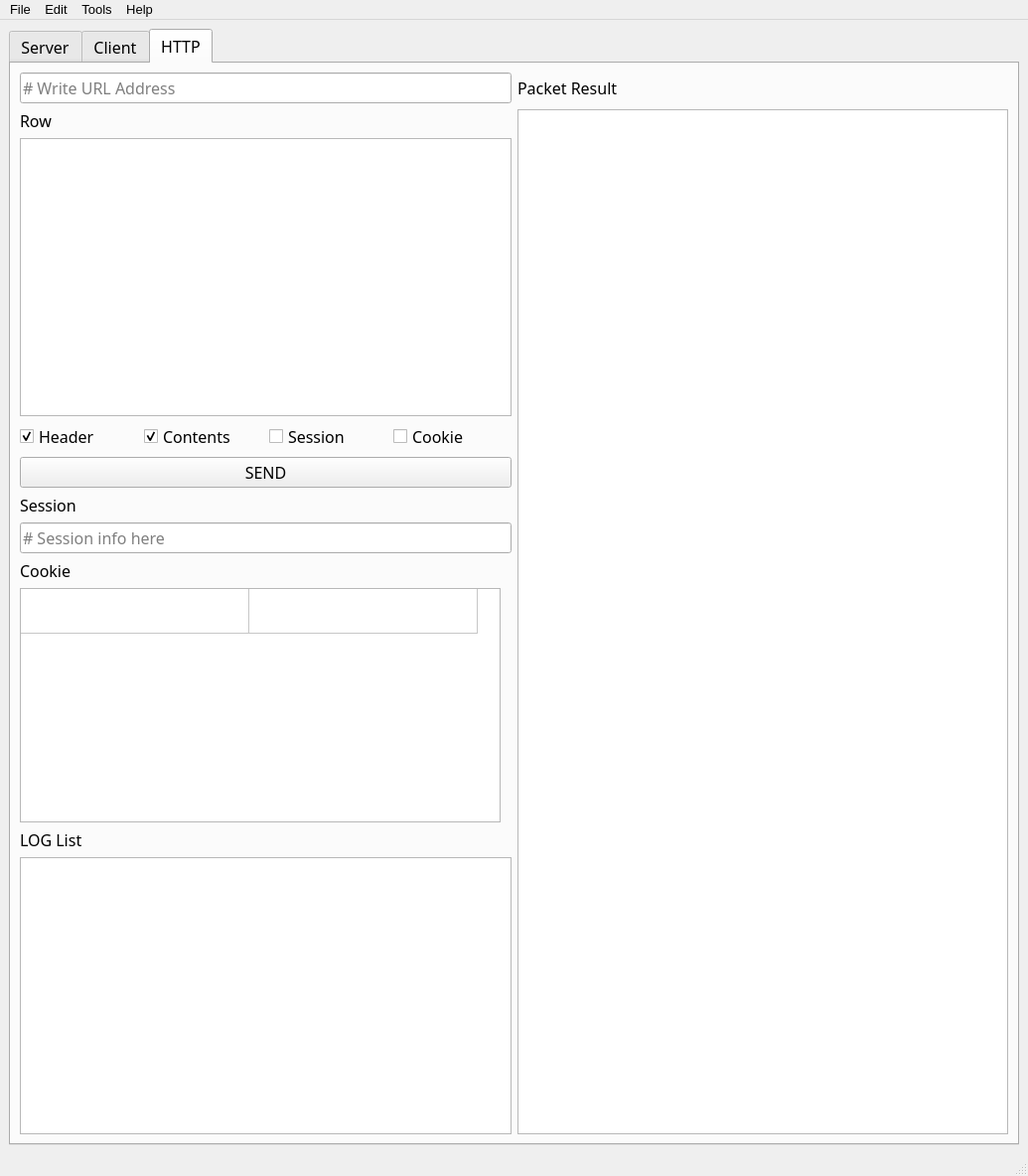
<?xml version="1.0" encoding="UTF-8"?>
<ui version="4.0">
 <class>ChatProgram</class>
 <widget class="QMainWindow" name="ChatProgram">
  <property name="geometry">
   <rect>
    <x>0</x>
    <y>0</y>
    <width>1035</width>
    <height>1184</height>
   </rect>
  </property>
  <property name="contextMenuPolicy">
   <enum>Qt::ActionsContextMenu</enum>
  </property>
  <property name="windowTitle">
   <string>Chat Program - V2.2</string>
  </property>
  <property name="autoFillBackground">
   <bool>true</bool>
  </property>
  <property name="animated">
   <bool>true</bool>
  </property>
  <property name="documentMode">
   <bool>false</bool>
  </property>
  <property name="dockNestingEnabled">
   <bool>false</bool>
  </property>
  <widget class="QWidget" name="centralwidget">
   <property name="autoFillBackground">
    <bool>false</bool>
   </property>
   <layout class="QGridLayout" name="gridLayout">
    <item row="0" column="0" rowspan="2">
     <widget class="QTabWidget" name="tabWidget">
      <property name="font">
       <font>
        <family>Agency FB</family>
        <pointsize>12</pointsize>
       </font>
      </property>
      <property name="contextMenuPolicy">
       <enum>Qt::DefaultContextMenu</enum>
      </property>
      <property name="autoFillBackground">
       <bool>false</bool>
      </property>
      <property name="tabPosition">
       <enum>QTabWidget::North</enum>
      </property>
      <property name="tabShape">
       <enum>QTabWidget::Rounded</enum>
      </property>
      <property name="currentIndex">
       <number>2</number>
      </property>
      <property name="documentMode">
       <bool>false</bool>
      </property>
      <property name="tabsClosable">
       <bool>false</bool>
      </property>
      <property name="movable">
       <bool>true</bool>
      </property>
      <property name="tabBarAutoHide">
       <bool>false</bool>
      </property>
      <widget class="QWidget" name="Server_Tab">
       <attribute name="title">
        <string>Server</string>
       </attribute>
       <widget class="QToolButton" name="Start_Button">
        <property name="geometry">
         <rect>
          <x>550</x>
          <y>10</y>
          <width>221</width>
          <height>31</height>
         </rect>
        </property>
        <property name="text">
         <string>Start</string>
        </property>
       </widget>
       <widget class="QToolButton" name="Stop_Button">
        <property name="geometry">
         <rect>
          <x>550</x>
          <y>50</y>
          <width>221</width>
          <height>31</height>
         </rect>
        </property>
        <property name="text">
         <string>Stop</string>
        </property>
       </widget>
       <widget class="QComboBox" name="IP_ComboBox">
        <property name="geometry">
         <rect>
          <x>110</x>
          <y>10</y>
          <width>431</width>
          <height>31</height>
         </rect>
        </property>
       </widget>
       <widget class="QLabel" name="IP_Label">
        <property name="geometry">
         <rect>
          <x>40</x>
          <y>10</y>
          <width>32</width>
          <height>31</height>
         </rect>
        </property>
        <property name="font">
         <font>
          <family>HY나무B</family>
          <pointsize>18</pointsize>
         </font>
        </property>
        <property name="text">
         <string>IP</string>
        </property>
       </widget>
       <widget class="QComboBox" name="PORT_ComboBox">
        <property name="geometry">
         <rect>
          <x>110</x>
          <y>50</y>
          <width>431</width>
          <height>31</height>
         </rect>
        </property>
       </widget>
       <widget class="QTextBrowser" name="Message_Browser">
        <property name="geometry">
         <rect>
          <x>20</x>
          <y>130</y>
          <width>751</width>
          <height>781</height>
         </rect>
        </property>
       </widget>
       <widget class="QTextEdit" name="Broadcase_Edit">
        <property name="geometry">
         <rect>
          <x>20</x>
          <y>920</y>
          <width>751</width>
          <height>81</height>
         </rect>
        </property>
        <property name="html">
         <string>&lt;!DOCTYPE HTML PUBLIC &quot;-//W3C//DTD HTML 4.0//EN&quot; &quot;http://www.w3.org/TR/REC-html40/strict.dtd&quot;&gt;
&lt;html&gt;&lt;head&gt;&lt;meta name=&quot;qrichtext&quot; content=&quot;1&quot; /&gt;&lt;style type=&quot;text/css&quot;&gt;
p, li { white-space: pre-wrap; }
&lt;/style&gt;&lt;/head&gt;&lt;body style=&quot; font-family:'Agency FB'; font-size:12pt; font-weight:400; font-style:normal;&quot;&gt;
&lt;p style=&quot; margin-top:0px; margin-bottom:0px; margin-left:0px; margin-right:0px; -qt-block-indent:0; text-indent:0px;&quot;&gt;&lt;span style=&quot; font-size:10pt;&quot;&gt;공지: &lt;/span&gt;&lt;/p&gt;&lt;/body&gt;&lt;/html&gt;</string>
        </property>
       </widget>
       <widget class="QLabel" name="PORT_Label">
        <property name="geometry">
         <rect>
          <x>20</x>
          <y>50</y>
          <width>81</width>
          <height>36</height>
         </rect>
        </property>
        <property name="font">
         <font>
          <family>HY나무B</family>
          <pointsize>18</pointsize>
         </font>
        </property>
        <property name="text">
         <string>PORT</string>
        </property>
       </widget>
       <widget class="QLabel" name="LOGO_Label">
        <property name="geometry">
         <rect>
          <x>350</x>
          <y>97</y>
          <width>111</width>
          <height>28</height>
         </rect>
        </property>
        <property name="font">
         <font>
          <weight>50</weight>
          <bold>false</bold>
         </font>
        </property>
        <property name="layoutDirection">
         <enum>Qt::LeftToRight</enum>
        </property>
        <property name="frameShape">
         <enum>QFrame::NoFrame</enum>
        </property>
        <property name="text">
         <string>LOGO MESSAGE</string>
        </property>
       </widget>
       <widget class="QTextBrowser" name="Time_Browser">
        <property name="geometry">
         <rect>
          <x>790</x>
          <y>10</y>
          <width>221</width>
          <height>71</height>
         </rect>
        </property>
        <property name="html">
         <string>&lt;!DOCTYPE HTML PUBLIC &quot;-//W3C//DTD HTML 4.0//EN&quot; &quot;http://www.w3.org/TR/REC-html40/strict.dtd&quot;&gt;
&lt;html&gt;&lt;head&gt;&lt;meta name=&quot;qrichtext&quot; content=&quot;1&quot; /&gt;&lt;style type=&quot;text/css&quot;&gt;
p, li { white-space: pre-wrap; }
&lt;/style&gt;&lt;/head&gt;&lt;body style=&quot; font-family:'Agency FB'; font-size:12pt; font-weight:400; font-style:normal;&quot;&gt;
&lt;p align=&quot;center&quot; style=&quot;-qt-paragraph-type:empty; margin-top:0px; margin-bottom:0px; margin-left:0px; margin-right:0px; -qt-block-indent:0; text-indent:0px;&quot;&gt;&lt;br /&gt;&lt;/p&gt;&lt;/body&gt;&lt;/html&gt;</string>
        </property>
       </widget>
       <widget class="QLabel" name="LOGO_Label_2">
        <property name="geometry">
         <rect>
          <x>880</x>
          <y>100</y>
          <width>48</width>
          <height>28</height>
         </rect>
        </property>
        <property name="font">
         <font>
          <weight>50</weight>
          <bold>false</bold>
         </font>
        </property>
        <property name="layoutDirection">
         <enum>Qt::LeftToRight</enum>
        </property>
        <property name="frameShape">
         <enum>QFrame::NoFrame</enum>
        </property>
        <property name="text">
         <string>USERS</string>
        </property>
       </widget>
       <widget class="QTextBrowser" name="UserList_Browser">
        <property name="geometry">
         <rect>
          <x>790</x>
          <y>130</y>
          <width>221</width>
          <height>781</height>
         </rect>
        </property>
        <property name="html">
         <string>&lt;!DOCTYPE HTML PUBLIC &quot;-//W3C//DTD HTML 4.0//EN&quot; &quot;http://www.w3.org/TR/REC-html40/strict.dtd&quot;&gt;
&lt;html&gt;&lt;head&gt;&lt;meta name=&quot;qrichtext&quot; content=&quot;1&quot; /&gt;&lt;style type=&quot;text/css&quot;&gt;
p, li { white-space: pre-wrap; }
&lt;/style&gt;&lt;/head&gt;&lt;body style=&quot; font-family:'Agency FB'; font-size:12pt; font-weight:400; font-style:normal;&quot;&gt;
&lt;p align=&quot;center&quot; style=&quot;-qt-paragraph-type:empty; margin-top:0px; margin-bottom:0px; margin-left:0px; margin-right:0px; -qt-block-indent:0; text-indent:0px;&quot;&gt;&lt;br /&gt;&lt;/p&gt;&lt;/body&gt;&lt;/html&gt;</string>
        </property>
       </widget>
       <widget class="QToolButton" name="Trans_Button">
        <property name="geometry">
         <rect>
          <x>790</x>
          <y>920</y>
          <width>221</width>
          <height>81</height>
         </rect>
        </property>
        <property name="font">
         <font>
          <pointsize>18</pointsize>
         </font>
        </property>
        <property name="text">
         <string>전송</string>
        </property>
       </widget>
      </widget>
      <widget class="QWidget" name="Client_Tab">
       <attribute name="title">
        <string>Client</string>
       </attribute>
       <widget class="QTextBrowser" name="Cli_Message_Browser">
        <property name="geometry">
         <rect>
          <x>20</x>
          <y>130</y>
          <width>751</width>
          <height>781</height>
         </rect>
        </property>
       </widget>
       <widget class="QToolButton" name="Entere_Button">
        <property name="geometry">
         <rect>
          <x>550</x>
          <y>10</y>
          <width>221</width>
          <height>31</height>
         </rect>
        </property>
        <property name="text">
         <string>Enter</string>
        </property>
       </widget>
       <widget class="QComboBox" name="Cli_PORT_ComboBox">
        <property name="geometry">
         <rect>
          <x>110</x>
          <y>50</y>
          <width>431</width>
          <height>31</height>
         </rect>
        </property>
       </widget>
       <widget class="QTextBrowser" name="Cli_UserList_Browser">
        <property name="geometry">
         <rect>
          <x>790</x>
          <y>130</y>
          <width>221</width>
          <height>781</height>
         </rect>
        </property>
        <property name="html">
         <string>&lt;!DOCTYPE HTML PUBLIC &quot;-//W3C//DTD HTML 4.0//EN&quot; &quot;http://www.w3.org/TR/REC-html40/strict.dtd&quot;&gt;
&lt;html&gt;&lt;head&gt;&lt;meta name=&quot;qrichtext&quot; content=&quot;1&quot; /&gt;&lt;style type=&quot;text/css&quot;&gt;
p, li { white-space: pre-wrap; }
&lt;/style&gt;&lt;/head&gt;&lt;body style=&quot; font-family:'Agency FB'; font-size:12pt; font-weight:400; font-style:normal;&quot;&gt;
&lt;p align=&quot;center&quot; style=&quot;-qt-paragraph-type:empty; margin-top:0px; margin-bottom:0px; margin-left:0px; margin-right:0px; -qt-block-indent:0; text-indent:0px;&quot;&gt;&lt;br /&gt;&lt;/p&gt;&lt;/body&gt;&lt;/html&gt;</string>
        </property>
       </widget>
       <widget class="QTextEdit" name="Cli_Chat_Edit">
        <property name="geometry">
         <rect>
          <x>20</x>
          <y>920</y>
          <width>751</width>
          <height>81</height>
         </rect>
        </property>
        <property name="html">
         <string>&lt;!DOCTYPE HTML PUBLIC &quot;-//W3C//DTD HTML 4.0//EN&quot; &quot;http://www.w3.org/TR/REC-html40/strict.dtd&quot;&gt;
&lt;html&gt;&lt;head&gt;&lt;meta name=&quot;qrichtext&quot; content=&quot;1&quot; /&gt;&lt;style type=&quot;text/css&quot;&gt;
p, li { white-space: pre-wrap; }
&lt;/style&gt;&lt;/head&gt;&lt;body style=&quot; font-family:'Agency FB'; font-size:12pt; font-weight:400; font-style:normal;&quot;&gt;
&lt;p style=&quot; margin-top:0px; margin-bottom:0px; margin-left:0px; margin-right:0px; -qt-block-indent:0; text-indent:0px;&quot;&gt;나:&lt;/p&gt;&lt;/body&gt;&lt;/html&gt;</string>
        </property>
       </widget>
       <widget class="QLabel" name="Cli_IP_Label">
        <property name="geometry">
         <rect>
          <x>40</x>
          <y>10</y>
          <width>32</width>
          <height>36</height>
         </rect>
        </property>
        <property name="font">
         <font>
          <family>HY나무B</family>
          <pointsize>18</pointsize>
         </font>
        </property>
        <property name="text">
         <string>IP</string>
        </property>
       </widget>
       <widget class="QTextBrowser" name="Cli_Time_Browser">
        <property name="geometry">
         <rect>
          <x>790</x>
          <y>10</y>
          <width>221</width>
          <height>71</height>
         </rect>
        </property>
        <property name="html">
         <string>&lt;!DOCTYPE HTML PUBLIC &quot;-//W3C//DTD HTML 4.0//EN&quot; &quot;http://www.w3.org/TR/REC-html40/strict.dtd&quot;&gt;
&lt;html&gt;&lt;head&gt;&lt;meta name=&quot;qrichtext&quot; content=&quot;1&quot; /&gt;&lt;style type=&quot;text/css&quot;&gt;
p, li { white-space: pre-wrap; }
&lt;/style&gt;&lt;/head&gt;&lt;body style=&quot; font-family:'Agency FB'; font-size:12pt; font-weight:400; font-style:normal;&quot;&gt;
&lt;p align=&quot;center&quot; style=&quot;-qt-paragraph-type:empty; margin-top:0px; margin-bottom:0px; margin-left:0px; margin-right:0px; -qt-block-indent:0; text-indent:0px;&quot;&gt;&lt;br /&gt;&lt;/p&gt;&lt;/body&gt;&lt;/html&gt;</string>
        </property>
       </widget>
       <widget class="QComboBox" name="Cli_IP_ComboBox">
        <property name="geometry">
         <rect>
          <x>110</x>
          <y>10</y>
          <width>431</width>
          <height>31</height>
         </rect>
        </property>
       </widget>
       <widget class="QLabel" name="Cli_PORT_Label">
        <property name="geometry">
         <rect>
          <x>20</x>
          <y>50</y>
          <width>81</width>
          <height>36</height>
         </rect>
        </property>
        <property name="font">
         <font>
          <family>HY나무B</family>
          <pointsize>18</pointsize>
         </font>
        </property>
        <property name="text">
         <string>PORT</string>
        </property>
       </widget>
       <widget class="QToolButton" name="Cli_Trans_Button">
        <property name="geometry">
         <rect>
          <x>790</x>
          <y>920</y>
          <width>221</width>
          <height>81</height>
         </rect>
        </property>
        <property name="font">
         <font>
          <pointsize>18</pointsize>
         </font>
        </property>
        <property name="text">
         <string>전송</string>
        </property>
       </widget>
       <widget class="QToolButton" name="Exit_Button">
        <property name="geometry">
         <rect>
          <x>550</x>
          <y>50</y>
          <width>221</width>
          <height>31</height>
         </rect>
        </property>
        <property name="text">
         <string>exit</string>
        </property>
       </widget>
       <widget class="QLabel" name="Cli_Message_Label">
        <property name="geometry">
         <rect>
          <x>380</x>
          <y>90</y>
          <width>69</width>
          <height>28</height>
         </rect>
        </property>
        <property name="font">
         <font>
          <weight>50</weight>
          <bold>false</bold>
         </font>
        </property>
        <property name="layoutDirection">
         <enum>Qt::LeftToRight</enum>
        </property>
        <property name="frameShape">
         <enum>QFrame::NoFrame</enum>
        </property>
        <property name="text">
         <string>MESSAGE</string>
        </property>
       </widget>
       <widget class="QLabel" name="Cli_LOGO_Label">
        <property name="geometry">
         <rect>
          <x>880</x>
          <y>100</y>
          <width>48</width>
          <height>28</height>
         </rect>
        </property>
        <property name="font">
         <font>
          <weight>50</weight>
          <bold>false</bold>
         </font>
        </property>
        <property name="layoutDirection">
         <enum>Qt::LeftToRight</enum>
        </property>
        <property name="frameShape">
         <enum>QFrame::NoFrame</enum>
        </property>
        <property name="text">
         <string>USERS</string>
        </property>
       </widget>
      </widget>
      <widget class="QWidget" name="HTTP_Tab">
       <property name="whatsThis">
        <string>&lt;html&gt;&lt;head/&gt;&lt;body&gt;&lt;p&gt;&lt;br/&gt;&lt;/p&gt;&lt;/body&gt;&lt;/html&gt;</string>
       </property>
       <attribute name="title">
        <string>HTTP</string>
       </attribute>
       <layout class="QGridLayout" name="gridLayout_2">
        <item row="0" column="0">
         <widget class="QLineEdit" name="Address_Edit">
          <property name="font">
           <font>
            <family>Agency FB</family>
           </font>
          </property>
          <property name="focusPolicy">
           <enum>Qt::StrongFocus</enum>
          </property>
          <property name="contextMenuPolicy">
           <enum>Qt::CustomContextMenu</enum>
          </property>
          <property name="acceptDrops">
           <bool>true</bool>
          </property>
          <property name="inputMethodHints">
           <set>Qt::ImhNone</set>
          </property>
          <property name="inputMask">
           <string/>
          </property>
          <property name="text">
           <string/>
          </property>
          <property name="frame">
           <bool>true</bool>
          </property>
          <property name="echoMode">
           <enum>QLineEdit::Normal</enum>
          </property>
          <property name="cursorPosition">
           <number>0</number>
          </property>
          <property name="dragEnabled">
           <bool>false</bool>
          </property>
          <property name="readOnly">
           <bool>false</bool>
          </property>
          <property name="placeholderText">
           <string># Write URL Address</string>
          </property>
          <property name="cursorMoveStyle">
           <enum>Qt::LogicalMoveStyle</enum>
          </property>
          <property name="clearButtonEnabled">
           <bool>true</bool>
          </property>
         </widget>
        </item>
        <item row="0" column="1">
         <widget class="QLabel" name="Packet_Result_Label">
          <property name="font">
           <font>
            <family>HY나무B</family>
            <pointsize>12</pointsize>
           </font>
          </property>
          <property name="text">
           <string>Packet Result</string>
          </property>
         </widget>
        </item>
        <item row="1" column="0">
         <widget class="QLabel" name="Row_Label">
          <property name="minimumSize">
           <size>
            <width>77</width>
            <height>18</height>
           </size>
          </property>
          <property name="font">
           <font>
            <family>HY나무B</family>
            <pointsize>12</pointsize>
            <weight>50</weight>
            <bold>false</bold>
           </font>
          </property>
          <property name="text">
           <string>Row</string>
          </property>
         </widget>
        </item>
        <item row="1" column="1" rowspan="10">
         <widget class="QTextBrowser" name="Response_Browser">
          <property name="font">
           <font>
            <family>Agency FB</family>
            <pointsize>14</pointsize>
           </font>
          </property>
         </widget>
        </item>
        <item row="2" column="0">
         <widget class="QTextEdit" name="Header_Text_Edit"/>
        </item>
        <item row="3" column="0">
         <layout class="QHBoxLayout" name="Checkbox_Layout">
          <property name="bottomMargin">
           <number>0</number>
          </property>
          <item>
           <widget class="QCheckBox" name="Header_Checkbox">
            <property name="text">
             <string>Header</string>
            </property>
            <property name="checked">
             <bool>true</bool>
            </property>
           </widget>
          </item>
          <item>
           <widget class="QCheckBox" name="Contects_Checkbox">
            <property name="text">
             <string>Contents</string>
            </property>
            <property name="checked">
             <bool>true</bool>
            </property>
           </widget>
          </item>
          <item>
           <widget class="QCheckBox" name="Session_Checkbox">
            <property name="text">
             <string>Session</string>
            </property>
           </widget>
          </item>
          <item>
           <widget class="QCheckBox" name="Cookie_Checkbox">
            <property name="text">
             <string>Cookie</string>
            </property>
           </widget>
          </item>
         </layout>
        </item>
        <item row="4" column="0">
         <widget class="QPushButton" name="Send_Request_Button">
          <property name="font">
           <font>
            <family>HY나무B</family>
           </font>
          </property>
          <property name="text">
           <string>SEND</string>
          </property>
         </widget>
        </item>
        <item row="5" column="0">
         <widget class="QLabel" name="Session_Label">
          <property name="font">
           <font>
            <family>HY나무B</family>
            <pointsize>12</pointsize>
            <italic>false</italic>
            <underline>false</underline>
            <strikeout>false</strikeout>
            <kerning>true</kerning>
           </font>
          </property>
          <property name="text">
           <string>Session</string>
          </property>
         </widget>
        </item>
        <item row="6" column="0">
         <widget class="QLineEdit" name="Session_Lineedit">
          <property name="placeholderText">
           <string># Session info here</string>
          </property>
         </widget>
        </item>
        <item row="7" column="0">
         <widget class="QLabel" name="Cookie_Label">
          <property name="font">
           <font>
            <family>HY나무B</family>
           </font>
          </property>
          <property name="text">
           <string>Cookie</string>
          </property>
         </widget>
        </item>
        <item row="8" column="0">
         <widget class="QTableWidget" name="Cookie_Table">
          <property name="minimumSize">
           <size>
            <width>484</width>
            <height>236</height>
           </size>
          </property>
          <property name="maximumSize">
           <size>
            <width>484</width>
            <height>236</height>
           </size>
          </property>
          <attribute name="horizontalHeaderVisible">
           <bool>false</bool>
          </attribute>
          <attribute name="horizontalHeaderCascadingSectionResizes">
           <bool>false</bool>
          </attribute>
          <attribute name="horizontalHeaderDefaultSectionSize">
           <number>230</number>
          </attribute>
          <attribute name="horizontalHeaderHighlightSections">
           <bool>true</bool>
          </attribute>
          <attribute name="horizontalHeaderMinimumSectionSize">
           <number>51</number>
          </attribute>
          <attribute name="horizontalHeaderShowSortIndicator" stdset="0">
           <bool>false</bool>
          </attribute>
          <attribute name="horizontalHeaderStretchLastSection">
           <bool>false</bool>
          </attribute>
          <attribute name="verticalHeaderVisible">
           <bool>false</bool>
          </attribute>
          <attribute name="verticalHeaderCascadingSectionResizes">
           <bool>false</bool>
          </attribute>
          <attribute name="verticalHeaderDefaultSectionSize">
           <number>45</number>
          </attribute>
          <attribute name="verticalHeaderHighlightSections">
           <bool>true</bool>
          </attribute>
          <attribute name="verticalHeaderShowSortIndicator" stdset="0">
           <bool>false</bool>
          </attribute>
          <attribute name="verticalHeaderStretchLastSection">
           <bool>false</bool>
          </attribute>
          <row>
           <property name="text">
            <string>1</string>
           </property>
           <property name="textAlignment">
            <set>AlignCenter</set>
           </property>
          </row>
          <column>
           <property name="text">
            <string>Key</string>
           </property>
           <property name="textAlignment">
            <set>AlignLeading|AlignVCenter</set>
           </property>
          </column>
          <column>
           <property name="text">
            <string>Value</string>
           </property>
           <property name="textAlignment">
            <set>AlignLeading|AlignVCenter</set>
           </property>
          </column>
          <item row="0" column="0">
           <property name="text">
            <string/>
           </property>
          </item>
          <item row="0" column="1">
           <property name="text">
            <string/>
           </property>
           <property name="font">
            <font>
             <pointsize>9</pointsize>
             <kerning>true</kerning>
            </font>
           </property>
           <property name="textAlignment">
            <set>AlignCenter</set>
           </property>
           <property name="flags">
            <set>ItemIsSelectable|ItemIsEditable|ItemIsDragEnabled|ItemIsUserCheckable|ItemIsEnabled</set>
           </property>
          </item>
         </widget>
        </item>
        <item row="9" column="0">
         <widget class="QLabel" name="Log_List_Label">
          <property name="font">
           <font>
            <family>HY나무B</family>
           </font>
          </property>
          <property name="text">
           <string>LOG List</string>
          </property>
         </widget>
        </item>
        <item row="10" column="0">
         <widget class="QListView" name="Log_List_View"/>
        </item>
       </layout>
      </widget>
     </widget>
    </item>
   </layout>
  </widget>
  <widget class="QMenuBar" name="menubar">
   <property name="geometry">
    <rect>
     <x>0</x>
     <y>0</y>
     <width>1035</width>
     <height>34</height>
    </rect>
   </property>
   <property name="baseSize">
    <size>
     <width>0</width>
     <height>0</height>
    </size>
   </property>
   <property name="font">
    <font>
     <pointsize>10</pointsize>
    </font>
   </property>
   <widget class="QMenu" name="menuFile">
    <property name="font">
     <font>
      <family>HY나무B</family>
      <pointsize>10</pointsize>
     </font>
    </property>
    <property name="title">
     <string>File</string>
    </property>
    <addaction name="Open"/>
    <addaction name="Save"/>
    <addaction name="SaveAs"/>
    <addaction name="separator"/>
    <addaction name="Print"/>
    <addaction name="separator"/>
    <addaction name="Settings"/>
    <addaction name="separator"/>
    <addaction name="Exit"/>
   </widget>
   <widget class="QMenu" name="menuEdit">
    <property name="font">
     <font>
      <family>HY나무B</family>
      <pointsize>10</pointsize>
     </font>
    </property>
    <property name="title">
     <string>Edit</string>
    </property>
    <addaction name="Undo"/>
    <addaction name="Redo"/>
    <addaction name="separator"/>
    <addaction name="Cut"/>
    <addaction name="Copy"/>
    <addaction name="Paste"/>
    <addaction name="Delete"/>
    <addaction name="SelectAll"/>
    <addaction name="separator"/>
    <addaction name="Find"/>
   </widget>
   <widget class="QMenu" name="menuTools">
    <property name="title">
     <string>Tools</string>
    </property>
   </widget>
   <widget class="QMenu" name="menuhelp">
    <property name="font">
     <font>
      <family>HY나무B</family>
      <pointsize>10</pointsize>
     </font>
    </property>
    <property name="title">
     <string>Help</string>
    </property>
    <addaction name="Help"/>
    <addaction name="separator"/>
    <addaction name="About"/>
   </widget>
   <addaction name="menuFile"/>
   <addaction name="menuEdit"/>
   <addaction name="menuTools"/>
   <addaction name="menuhelp"/>
  </widget>
  <widget class="QStatusBar" name="statusbar"/>
  <action name="Open">
   <property name="text">
    <string>Open                   Ctrl + O</string>
   </property>
  </action>
  <action name="Save">
   <property name="text">
    <string>Save                    Ctrl + S</string>
   </property>
  </action>
  <action name="SaveAs">
   <property name="text">
    <string>Save As      Ctrl + Shift + S</string>
   </property>
  </action>
  <action name="Print">
   <property name="text">
    <string>Print                    Ctrl + P</string>
   </property>
  </action>
  <action name="Exit">
   <property name="text">
    <string>Exit</string>
   </property>
  </action>
  <action name="Undo">
   <property name="text">
    <string>Undo                   Ctrl + Z</string>
   </property>
   <property name="font">
    <font>
     <family>HY나무B</family>
     <pointsize>10</pointsize>
     <weight>50</weight>
     <bold>false</bold>
    </font>
   </property>
  </action>
  <action name="Settings">
   <property name="text">
    <string>Settings</string>
   </property>
  </action>
  <action name="Redo">
   <property name="text">
    <string>Redo         Ctrl + Shift + Z</string>
   </property>
  </action>
  <action name="Cut">
   <property name="text">
    <string>Cut                      Ctrl + X</string>
   </property>
  </action>
  <action name="Copy">
   <property name="text">
    <string>Copy                    Ctrl + C</string>
   </property>
  </action>
  <action name="Paste">
   <property name="text">
    <string>Paste                    Ctrl + P</string>
   </property>
  </action>
  <action name="Delete">
   <property name="text">
    <string>Delete                   Delete</string>
   </property>
  </action>
  <action name="Find">
   <property name="text">
    <string>Find                      Ctrl + F</string>
   </property>
  </action>
  <action name="SelectAll">
   <property name="text">
    <string>Select all                Ctrl + A</string>
   </property>
  </action>
  <action name="Help">
   <property name="text">
    <string>Help</string>
   </property>
  </action>
  <action name="About">
   <property name="text">
    <string>About</string>
   </property>
  </action>
 </widget>
 <resources/>
 <connections/>
</ui>
